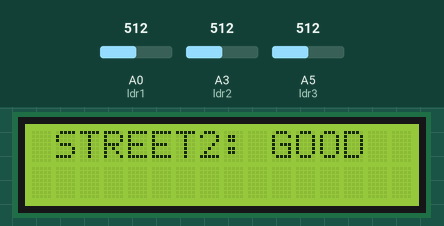
Bench run of a sketch on a simulated Arduino Uno, built with avr-gcc and run on an emulated ATmega328P. Shown: 16×2 character LCD. Inputs (shaded band) come from the test bench; at power-on: A0 (ldr1) = 512, A3 (ldr2) = 512, A5 (ldr3) = 512. What the sketch prints to the serial monitor is not drawn.

Above: at 1.2 s.
1.3 s: A0 (ldr1) set to 310
5.2 s: A0 (ldr1) set to 284
At 7.3 s:
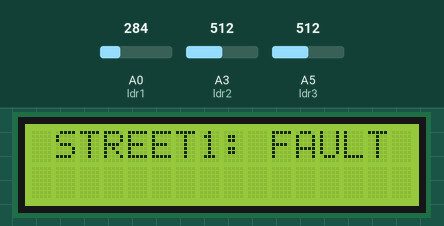
9.1 s: A3 (ldr2) set to 290
At 11.6 s:
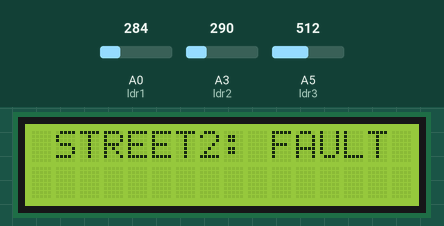
13.5 s: A5 (ldr3) set to 122
At 16.9 s:
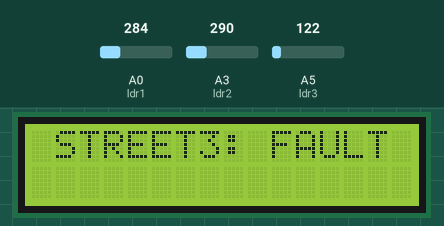
Timing chart, 0 to 18.4 s (numbered marks = the images above; inputs shaded):
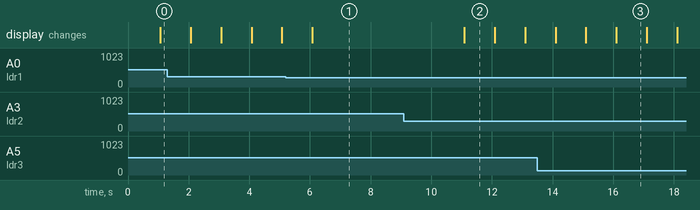

The sketch:

Sourcecode.ino
```cpp
#include <LiquidCrystal.h>
LiquidCrystal lcd(12, 11, 5, 4, 3, 2);
const int ldr1 = A0;
int sensorvalue1=0;
const int ldr2=A3;
int sensorvalue2=0;
const int ldr3=A5;
int sensorvalue3=0;
void setup() {
  Serial.begin(9600);
  lcd.begin(16, 2);
}

void loop() {

  int sensorvalue1= analogRead(ldr1);
  int sensorvalue2= analogRead(ldr2);
  int sensorvalue3= analogRead(ldr3);
  Serial.println(sensorvalue1);
  Serial.println(sensorvalue2);
  Serial.println(sensorvalue3);

  if((sensorvalue1<300)&&(sensorvalue2<300)&&(sensorvalue3<300))
  {
    lcd.setCursor(1,0);
    lcd.print("STREET1: FAULT");
    delay(1000);
    lcd.setCursor(1,0);
    lcd.print("STREET2: FAULT");
    delay(1000);
    lcd.setCursor(1,0);
    lcd.print("STREET3: FAULT");
    delay(1000);
}
 else if((sensorvalue1<300)&&(sensorvalue2<300))
  {
    lcd.setCursor(1,0);
    lcd.print("STREET1: FAULT");
    delay(1000);
    lcd.setCursor(1,0);
    lcd.print("STREET2: FAULT");
    delay(1000);
 }
 else if((sensorvalue3<300)&&(sensorvalue2<300))
  {
    lcd.setCursor(1,0);
    lcd.print("STREET2: FAULT");
    delay(1000);
    lcd.setCursor(1,0);
    lcd.print("STREET3: FAULT");
    delay(1000);
 }
  else if((sensorvalue1<300)&&(sensorvalue3<300))
  {
    lcd.setCursor(1, 0);
    lcd.print("STREET1: FAULT");
    delay(1000);
    lcd.setCursor(1,0);
    lcd.print("STREET3: FAULT");
    delay(1000);
 }
 else if((sensorvalue1<300))
  {
    lcd.setCursor(1,0);
    lcd.print("STREET1: FAULT");
    delay(1000);
 }
  else if((sensorvalue2<300))
  {
    lcd.setCursor(1,0);
    lcd.print("STREET2: FAULT");
    delay(1000);
 }
  else if((sensorvalue3<300))
  {
    lcd.setCursor(1,0);
    lcd.print("STREET3: FAULT");
    delay(1000);
 }
 else
 {
   lcd.setCursor(1,0);
   lcd.print("STREET1: GOOD ");
   delay(1000);
   lcd.setCursor(1,0);
   lcd.print("STREET2: GOOD ");
   delay(1000);
   lcd.setCursor(1,0);
   lcd.print("STREET3: GOOD ");
   delay(1000);
 }
}
```

Measured:
- the behaviour switches between 300 and 299 on A0 (ldr1) (found by bisection; images 0 and 1)
- after the input at 5.2 s, the display: changes after 0.88 s (image 1)
- after the input at 9.1 s, the display: changes after 2.0 s (image 2)
- after the input at 13.5 s, the display: first differs from a run without the input after 2.6 s (image 3)
- what the display in image 2 shows lasts 1.0 s, from 11.1 s to 12.1 s
